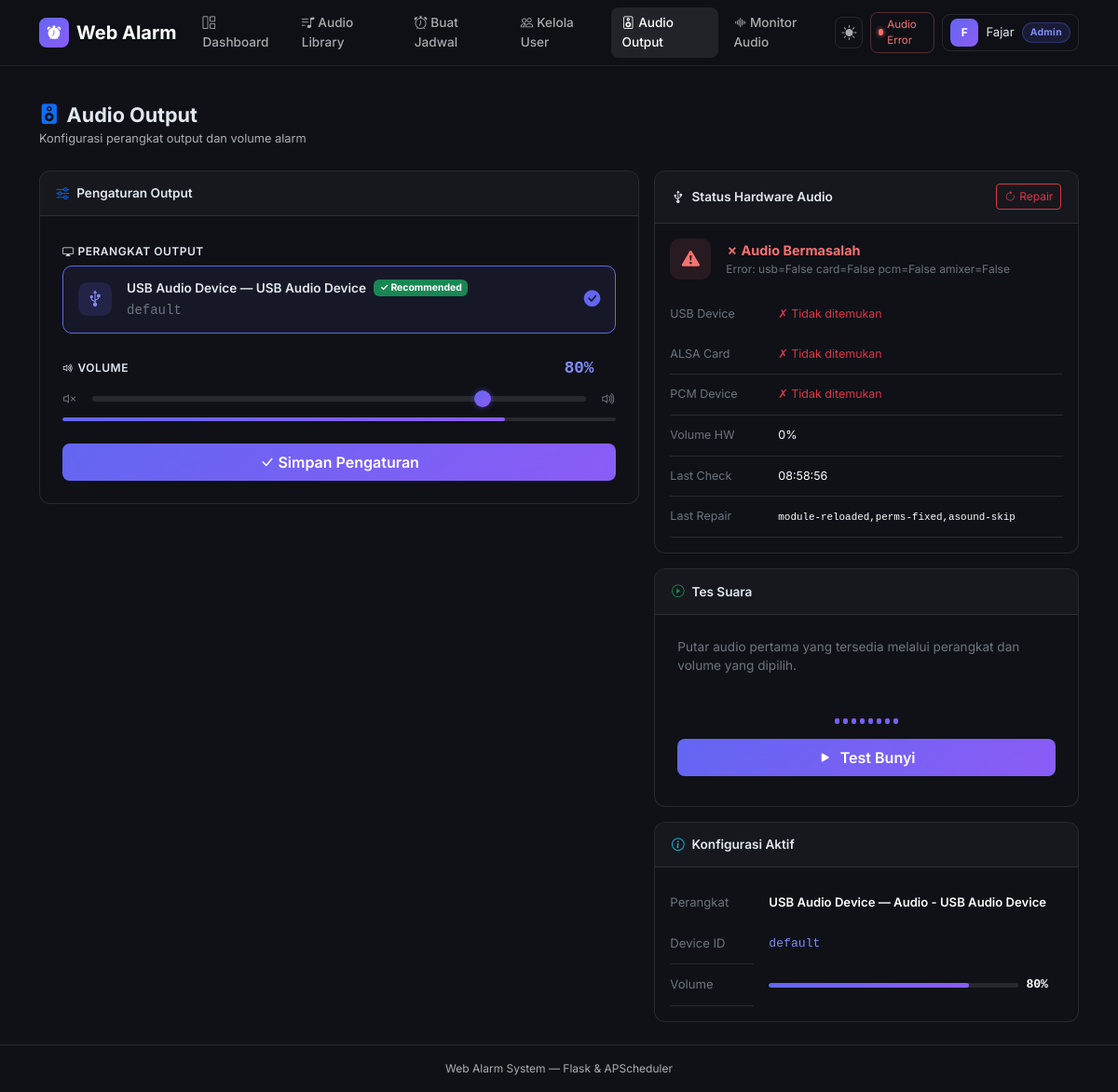
The app's page /settings (signed in), older data.
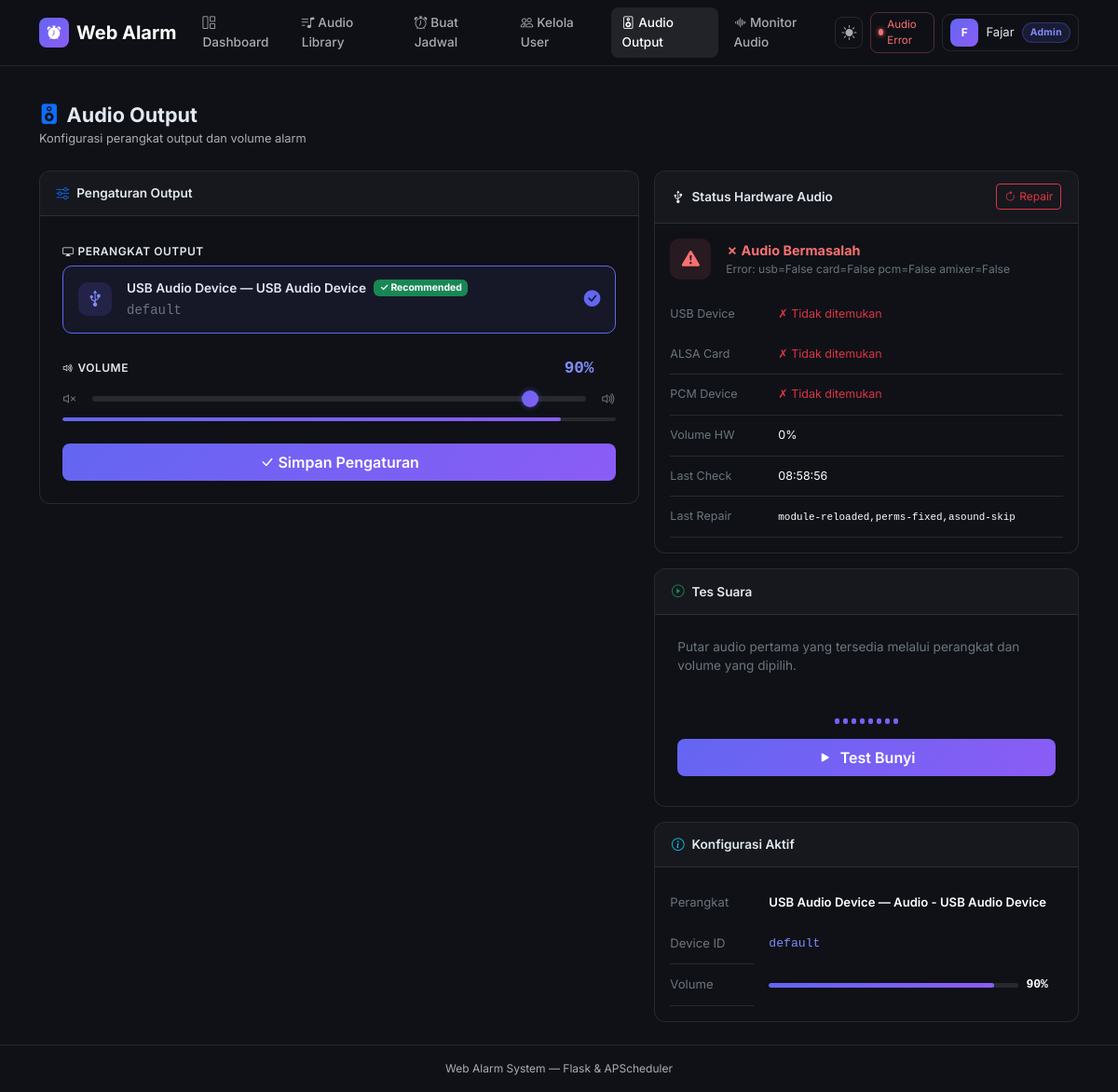
The same page, newer data.
### models.py (models this page shows)
class AudioSettings(db.Model):
    __tablename__ = 'audio_settings'
    id = db.Column(db.Integer, primary_key=True)
    output_device = db.Column(db.String(64), default='default', nullable=False)
    volume = db.Column(db.Integer, default=80, nullable=False)
    device_label = db.Column(db.String(128), default='Default Output', nullable=False)

### app.py (the view, shortened to what this page needs)
@app.route('/settings', methods=['GET', 'POST'])
@login_required
@admin_required
def audio_settings():
    settings = get_settings()
    devices = get_alsa_devices()
    hw_volume = get_current_volume()
    if hw_volume >= 0 and settings.volume != hw_volume:
        settings.volume = hw_volume
        db.session.commit()
    return render_template('settings.html', settings=settings, devices=devices)

### app.py (called while the page is built)
def get_alsa_devices():
    devices = []
    card_names = {}
    try:
        with open('/proc/asound/cards', 'r') as f:
            for line in f:
                m = re.match(r'^\s*(\d+)\s+\[(\S+)\s*\].*?-\s*(.+)$', line)
                if m:
                    card_names[m.group(1)] = m.group(3).strip()
    except Exception:
        pass
    usb_card_name = card_names.get('1', 'USB Audio Device')
    devices.append({'id': 'default', 'name': f'USB Audio Device — {usb_card_name}',
                    'card': '1', 'device': '0', 'note': 'Recommended'})
    for card_num, card_name in card_names.items():
        devices.append({'id': f'hw:{card_num},0',
                        'name': f'{card_name} (Direct hw:{card_num},0)',
                        'card': card_num, 'device': '0', 'note': 'Direct'})
    return devices

def get_current_volume() -> int:
    card = _check_alsa_card()
    ok, vol, _ = _amixer_sget(card)
    return vol if ok else -1

def get_settings():
    s = db.session.get(AudioSettings, 1)
    if not s:
        s = AudioSettings(id=1)
        db.session.add(s)
        db.session.commit()
    return s

### templates/settings.html (shortened to what the changed rows need)
{% extends "base.html" %}
{% block content %}
<div class="mb-4">
  <h1 class="pg-title"><i class="bi bi-speaker-fill me-2 text-primary"></i>Audio Output</h1>
</div>
<div class="row g-3">
  <div class="col-12 col-lg-7">
    <div class="card">
      <div class="card-body p-4">
        <form method="post" id="settingsForm">
          <div class="mb-4">
            <div class="d-flex flex-column gap-2">
              {% for dev in devices %}
              <label class="dev-option {% if settings.output_device == dev.id %}selected{% endif %}"
                     data-device-id="{{ dev.id }}" data-device-label="{{ dev.name }}">
                <div class="d-flex align-items-center gap-3">
                  <span class="stat-icon si-indigo flex-shrink-0" style="width:36px;height:36px">
                    {% if 'usb' in dev.name.lower() %}<i class="bi bi-usb-symbol"></i>
                    {% elif 'display' in dev.name.lower() %}<i class="bi bi-display"></i>
                    {% else %}<i class="bi bi-speaker-fill"></i>{% endif %}
                  </span>
                  <div class="flex-fill">
                    <div class="d-flex align-items-center gap-2 flex-wrap">
                      <span class="fw-semibold" style="font-size:.85rem">{{ dev.name }}</span>
                      {% if dev.get('note') == 'Recommended' %}
                        <span class="badge text-bg-success" style="font-size:.65rem">✓ Recommended</span>
                      {% endif %}
                    </div>
                    <small class="text-secondary font-monospace">{{ dev.id }}</small>
                  </div>
                  <i class="bi bi-check-circle-fill dev-check flex-shrink-0"></i>
                </div>
              </label>
              {% endfor %}
            </div>
          </div>
          <div class="mb-4">
            <div class="d-flex justify-content-between align-items-center mb-2">
              <div class="d-flex align-items-center gap-2">
                <span id="volLabel" class="fw-bold font-monospace"
                      style="font-size:1.1rem;color:#818cf8">{{ settings.volume }}%</span>
              </div>
            </div>
            <div class="d-flex align-items-center gap-3">
              <i class="bi bi-volume-mute text-secondary"></i>
              <input type="range" class="flex-fill" name="volume" id="volumeSlider"
                     min="0" max="100" step="1" value="{{ settings.volume }}"/>
              <i class="bi bi-volume-up text-secondary"></i>
            </div>
            <div class="mt-2 rounded" style="height:4px;background:var(--bs-border-color);overflow:hidden">
              <div id="volBar"
                   style="height:100%;background:linear-gradient(90deg,var(--accent),var(--accent2));
                          border-radius:4px;width:{{ settings.volume }}%;transition:width .08s"></div>
            </div>
          </div>
        </form>
      </div>
    </div>
  </div>
  <div class="col-12 col-lg-5">
    <div class="card">
      <div class="card-body p-3">
        <table class="table table-sm mb-0" style="font-size:.82rem">
          <tr>
            <td class="text-secondary border-0 ps-0" style="width:90px">Perangkat</td>
            <td class="fw-semibold border-0" id="summaryDevice">{{ settings.device_label }}</td>
          </tr>
          <tr>
            <td class="text-secondary ps-0">Device ID</td>
            <td class="font-monospace border-0" id="summaryDeviceId"
                style="color:#818cf8">{{ settings.output_device }}</td>
          </tr>
          <tr>
            <td class="border-0">
              <div class="d-flex align-items-center gap-2">
                <div class="flex-fill rounded" style="height:5px;background:var(--bs-border-color);overflow:hidden">
                  <div id="summaryVolBar"
                       style="height:100%;background:linear-gradient(90deg,var(--accent),var(--accent2));
                              border-radius:4px;width:{{ settings.volume }}%;transition:width .2s"></div>
                </div>
                <span id="summaryVol" class="fw-bold font-monospace" style="font-size:.82rem;white-space:nowrap">
                  {{ settings.volume }}%
                </span>
              </div>
            </td>
          </tr>
        </table>
      </div>
    </div>
  </div>
</div>
{% endblock %}

Row changes from the older to the newer data that the page shows:
changed AudioSettings "default": volume "80" → "90"
